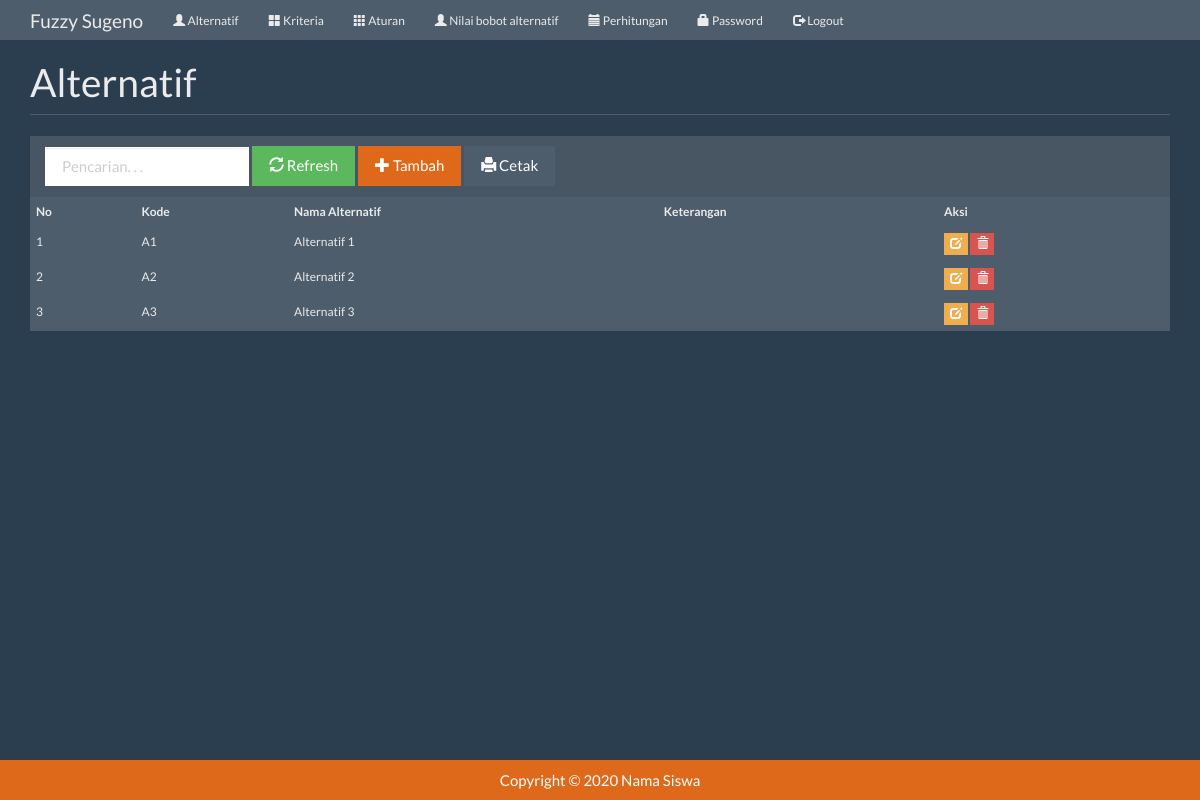
The app's page /index.php?m=alternatif (signed in) with its own data.
### tables this page shows
CREATE TABLE `tb_alternatif` (
  `kode_alternatif` varchar(16) NOT NULL,
  `nama_alternatif` varchar(255) NOT NULL,
  `keterangan` text NOT NULL,
  `total` double NOT NULL,
  `rank` int(11) NOT NULL,
  PRIMARY KEY (`kode_alternatif`)
);

### config.php (called while the page is built)
<?php
$config["server"] = 'localhost';
$config["username"] = 'root';
$config["password"] = '';
$config["database_name"] = 'fuzzy-sugeno';

### functions.php (called while the page is built, shortened)
<?php
include 'config.php';
include 'includes/db.php';
$db = new DB($config['server'], $config['username'], $config['password'], $config['database_name']);
include 'includes/general.php';

### includes/general.php (called while the page is built, shortened)
<?php
function esc_field($str)
{
    if (!get_magic_quotes_gpc())
        return addslashes($str);
    else
        return $str;
}

### includes/db.php (called while the page is built, shortened)
<?php
class DB
{
    var $conn = null;
    public function __construct($host, $username, $passwd, $dbname)
    {
        $this->conn = mysqli_connect($host, $username, $passwd, $dbname);
    }
    public function query($sql)
    {
        $query = mysqli_query($this->conn, $sql) or die('<pre>Error mysqli_query: ' . mysqli_error($this->conn) . '<br />' . $sql . '</pre>');
        return $query;
    }
    public function get_results($sql)
    {
        $query = $this->query($sql);
        $arr = array();
        while ($row = mysqli_fetch_object($query)) {
            $arr[] = $row;
        }
        return $arr;
    }
}

### alternatif.php (the view, shortened to what this page needs)
<div class="page-header">
    <h1>Alternatif</h1>
</div>
<div class="panel panel-default">
    <div class="panel-heading">
        <form class="form-inline">
            <div class="form-group">
                <input class="form-control" type="text" placeholder="Pencarian. . ." name="q" value="<?= $_GET['q'] ?>" />
            </div>
            <div class="form-group">
                <button class="btn btn-success"><span class="glyphicon glyphicon-refresh"></span> Refresh</button>
            </div>
            <div class="form-group">
                <a class="btn btn-primary" href="?m=alternatif_tambah"><span class="glyphicon glyphicon-plus"></span> Tambah</a>
            </div>
            <div class="form-group">
                <a class="btn btn-default" href="cetak.php?m=alternatif&q=<?= $_GET['q'] ?>" target="_blank"><span class="glyphicon glyphicon-print"></span> Cetak</a>
            </div>
        </form>
    </div>
    <table class="table table-bordered table-hover table-striped">
        <thead>
            <tr>
                <th>No</th>
                <th>Kode</th>
                <th>Nama Alternatif</th>
                <th>Keterangan</th>
                <th>Aksi</th>
            </tr>
        </thead>
        <?php
        $q = esc_field($_GET['q']);
        $rows = $db->get_results("SELECT * FROM tb_alternatif
    WHERE kode_alternatif LIKE '%$q%'
        OR nama_alternatif LIKE '%$q%'
    ORDER BY kode_alternatif");
        $no = 0;
        foreach ($rows as $row) : ?>
            <tr>
                <td><?= ++$no ?></td>
                <td><?= $row->kode_alternatif ?></td>
                <td><?= $row->nama_alternatif ?></td>
                <td><?= $row->keterangan ?></td>
                <td>
                    <a class="btn btn-xs btn-warning" href="?m=alternatif_ubah&ID=<?= $row->kode_alternatif ?>"><span class="glyphicon glyphicon-edit"></span></a>
                    <a class="btn btn-xs btn-danger" href="aksi.php?act=alternatif_hapus&ID=<?= $row->kode_alternatif ?>" onclick="return confirm('Hapus data?')"><span class="glyphicon glyphicon-trash"></span></a>
                </td>
            </tr>
        <?php endforeach ?>
    </table>
</div>

### assets/css/general.css (style rules this page uses)
html { position: relative; min-height: 100%; }
body { margin-bottom: 70px; }
.page-header { margin-top: 0; padding-bottom: 0; }
.page-header h1 { margin-top: 0; }

### records on screen
tb_alternatif: kode_alternatif "A1", nama_alternatif "Alternatif 1"
tb_alternatif: kode_alternatif "A2", nama_alternatif "Alternatif 2"
tb_alternatif: kode_alternatif "A3", nama_alternatif "Alternatif 3"
